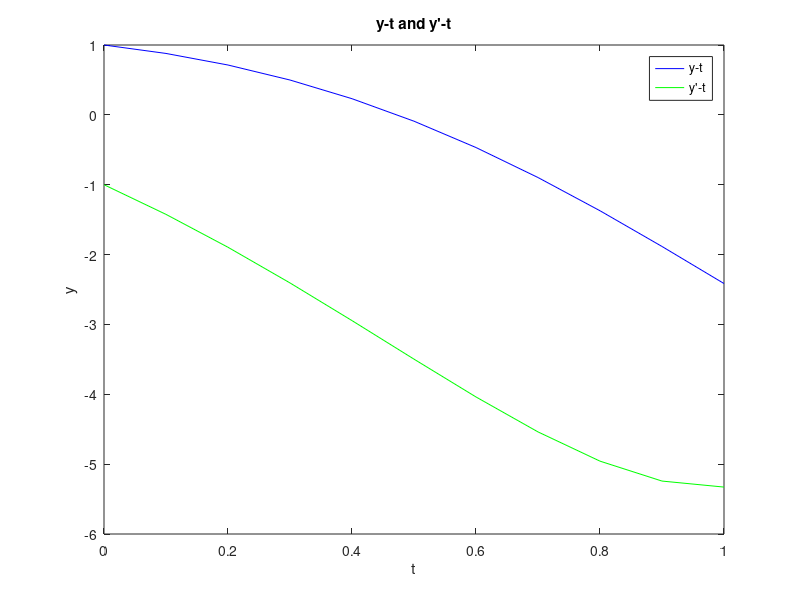

MATLAB code to generate this figure:
% 第二题 应用龙格-库塔法求初值问题
% 设置初始值
t0 = 0;
h = 0.1;

y1_0 = 1;
y2_0 = -1;

function K = fun(t, y)
  f1 = y(2);
  %f2 = exp(t) - 2*t*y(2) - t^2*y(1);
  f2 = exp(2*t)*sin(t) - 2*y(1) + 2*y(2);
  K = [f1,f2];
endfunction

t = 0:h:1;
n = size(t,2);
Y = zeros(n,2);
Y(1,1) = y1_0;
Y(1,2) = y2_0;

for i = 1:n-1
  K1 = fun(t(i), Y(i,:));
  K2 = fun(t(i) + h/2, Y(i,:) + (h/2)*K1);
  K3 = fun(t(i) + h/2, Y(i,:) + (h/2)*K2);
  K4 = fun(t(i) + h, Y(i,:) + h*K3);
  Y(i+1,:) = Y(i,:) + (K1 + 2*K2 + 2*K3 + K4) * (h/6);
end
% 画图
plot(t,Y(:,1)','b',t,Y(:,2)','g')
xlabel('t')
ylabel('y')
legend('y-t',"y'-t")
title("y-t and y'-t")


